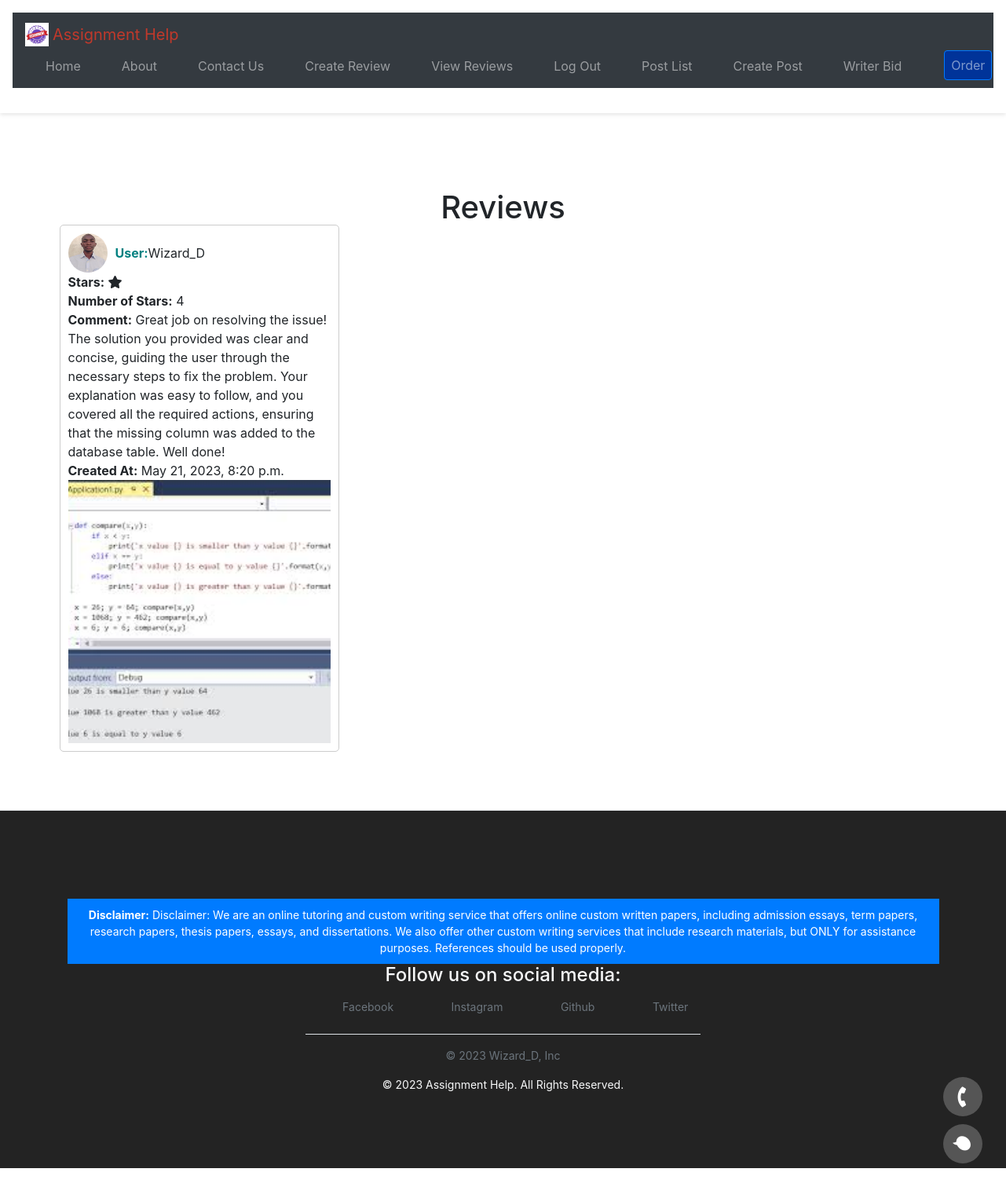
Screenshot of /reviews/ (signed in) with the database file from the repository.
### reviews/models.py (models this page shows, shortened)
class Review(models.Model):
    user = models.ForeignKey(settings.AUTH_USER_MODEL, on_delete=models.CASCADE)
    stars = models.CharField(max_length=1, choices=[('1', '1'), ('2', '2'), ('3', '3'), ('4', '4'), ('5', '5')], blank=True, null=True)
    comment = models.TextField(blank=True)
    created_at = models.DateTimeField(auto_now_add=True)
    user_image = models.ImageField(upload_to='user_images', blank= True, null=True)
    comment_image = models.ImageField(upload_to='comment_images', blank=True, null=True)

### users/models.py (models this page shows)
class CustomUser(AbstractUser):
    pass

### reviews/views.py (the view)
# urls.py: path('', login_required(ReviewListView.as_view()), name='review_list'),
class ReviewListView(LoginRequiredMixin, ListView):
    model = Review
    template_name = 'reviews/review_list.html'
    context_object_name = 'reviews'
    login_url = '/accounts/login/'

### pages/templates/reviews/review_list.html (shortened to what this page needs)
{% extends 'base.html' %}
{% block content %}
  <h1>Reviews</h1>
  <div class="review-grid">
    {% for review in reviews %}
      <div class="review-item">
        <div class="user-info">
          {% if review.user_image %}
            <img src="{{ review.user_image.url }}" alt="User Image" class="review-image">
          {% endif %}
          <strong class="review-username">User:</strong> {{ review.user.username }}
        </div>
        <strong>Stars:</strong>
        {% for _ in review.stars|default:0 %}
          <i class="fas fa-star"></i>
        {% endfor %}
        <br>
        <strong>Number of Stars:</strong> {{ review.stars|default:"0" }}
        <br>
        <strong>Comment:</strong> {{ review.comment }}<br>
        <strong>Created At:</strong> {{ review.created_at }}<br>
        <div class="comment-image-container">
          {% if review.comment_image %}
            <img src="{{ review.comment_image.url }}" alt="Comment Image" class="comment-image">
          {% endif %}
        </div>
      </div>
    {% empty %}
      <div class="no-reviews">No reviews available.</div>
    {% endfor %}
  </div>
{% endblock %}
{% block footer %}
  {% include 'footer.html' %}
{% endblock %}

### pages/static/css/base.css (style rules this page uses)
body { margin: 0; font-family: -apple-system, BlinkMacSystemFont, "Segoe UI", Roboto, "Helvetica Neue", Arial, "Noto Sans", sans-serif, "Apple Color Emoji", "Segoe UI Emoji", "Segoe UI Symbol", "Noto Color Emoji"; font-size: 1rem; font-weight: 400; line-height: 1.5; color: #212529; text-align: left; background-color: #fff; }
.h1,.h2,.h3,.h4,.h5,.h6,h1,h2,h3,h4,h5,h6 { margin-bottom: .5rem; font-family: inherit; font-weight: 500; line-height: 1.2; color: inherit }
.h1,h1 { font-size: 2.5rem }

### pages/templates/reviews/review_list.html (style rules this page uses)
.review-grid { display: flex; flex-wrap: wrap; justify-content: space-between; margin: -10px; }
.review-item { flex-basis: calc(33.33% - 20px); box-sizing: border-box; padding: 10px; margin-bottom: 20px; border: 1px solid #ccc; border-radius: 5px; }
.user-info { display: flex; align-items: center; }
.review-image { width: 50px; height: 50px; border-radius: 50%; margin-right: 10px; }
.review-username { color: #008080; }
.comment-image-container { position: relative; height: 0; padding-top: 100%; overflow: hidden; }
.comment-image-container img { position: absolute; top: 0; left: 0; width: 100%; height: 100%; object-fit: cover; }

### rows the page displays
Review: user_image (picture), user.username "Wizard_D", stars "4", comment "Great job on resolving the issue! The solution you provided was clear and concise, guiding the user through the necessary steps to fix the problem. Your explanation was easy to follow, and you covered all the required actions, ensuring that the missing column was added to the database table. Well done!", created_at "May 21, 2023, 8:20 p.m.", comment_image (picture)
